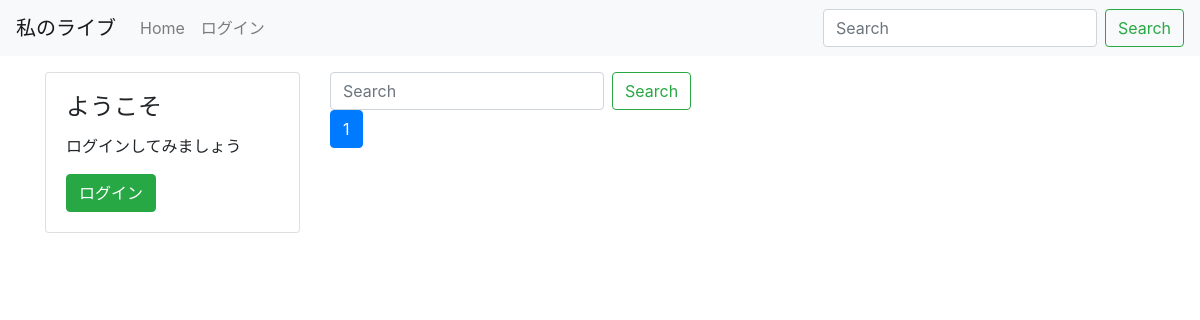
The page /band/ on the database as committed earlier.
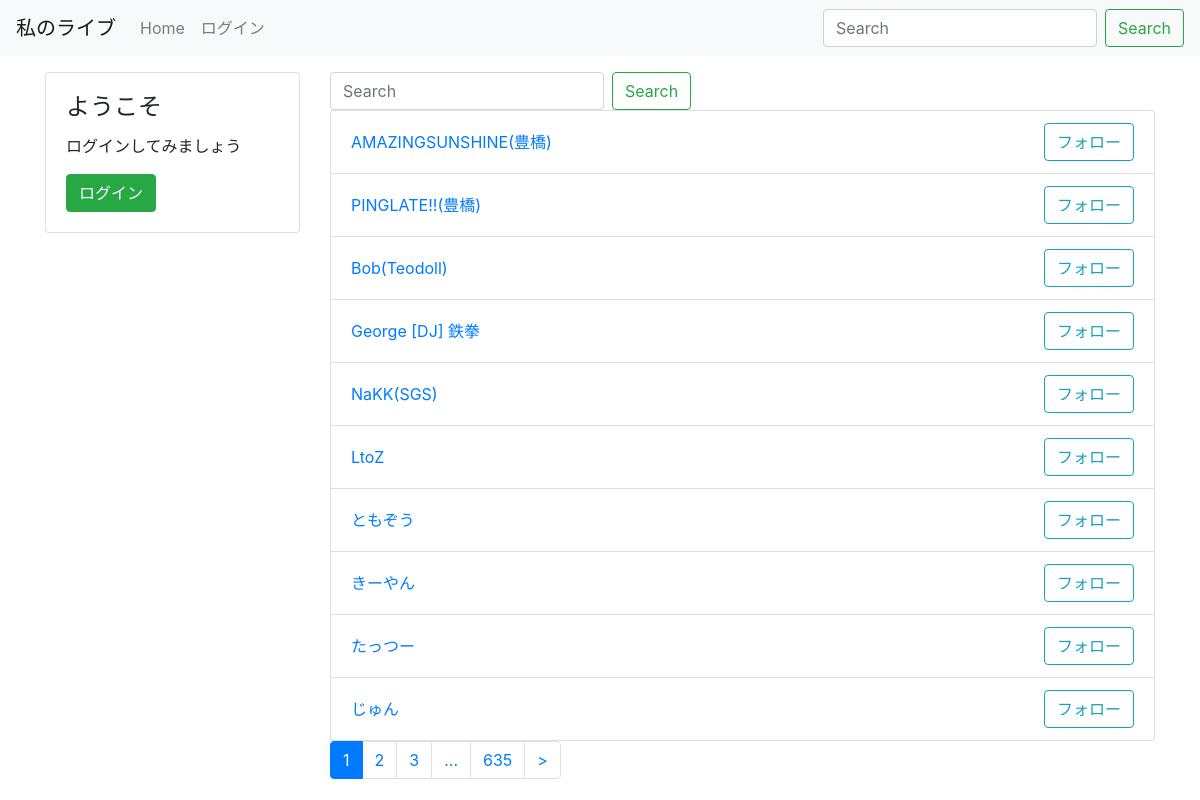
The same page on the database as committed later.
### livecalendar/models.py (models this page shows)
class Band(models.Model):
    name = models.CharField('バンド名', max_length = 50)
    def __str__(self):
        return self.name

### livecalendar/views.py (the view)
# urls.py: path('band/', views.BandListView.as_view(), name='band_list'),
class BandListView(generic.ListView):
    model = Band
    paginate_by = 10
    def get_queryset(self):
        keyword = self.request.GET.get('keyword')
        queryset = Band.objects.all()
        if keyword:
            queryset=queryset.filter(name__icontains=keyword)
        return queryset

### livecalendar/context_processors.py (called while the page is built)
def common(request):
    context = {
        'live_list_et':Live.objects.all(),
    }
    return context

### livecalendar/templatetags/mytag.py (called while the page is built)
@register.simple_tag
def url_replace(request, field, value):
    url_dict=request.GET.copy()
    url_dict[field]=value
    return url_dict.urlencode()

### livecalendar/templates/livecalendar/band_list.html (shortened to what this page needs)
{% extends 'livecalendar/base.html'%}
{% block content%}
<form class="form-inline my-2 my-lg-0" action="{% url 'livecalendar:band_list' %}">
  <input class="form-control mr-sm-2" type="text" placeholder="Search" aria-label="Search" name="keyword">
  <button class="btn btn-outline-success my-2 my-sm-0" type="submit">Search</button>
</form>
<ul class="list-group">
  {% for band in band_list %}
  <li id="bandlist" class="hvr-grow list-group-item d-flex justify-content-between align-items-center">
    <a href="{% url 'livecalendar:band_detail' band.pk %}">{{ band }}</a>
    {%if request.path == '/band/'%}
    <form action="{% url 'livecalendar:follow' band.pk %}" method="post">
      <button class="btn btn-outline-info" type="submit" name="button">フォロー</button>
    </form>
    {% endif %}
    {% endfor %}
  </li>
</ul>
{% include 'livecalendar/page.html' %}
{% endblock %}

Rows that differ between the two databases and show on the page:
added Band: name "AMAZINGSUNSHINE(豊橋)"
added Band: name "PINGLATE!!(豊橋)"
added Band: name "Bob(Teodoll)"
added Band: name "George [DJ] 鉄拳"
added Band: name "NaKK(SGS)"
added Band: name "LtoZ"
added Band: name "ともぞう"
added Band: name "きーやん"
added Band: name "たっつー"
added Band: name "じゅん"
Other text that changed with them:
{{ page_obj.paginator.num_pages }}: (not shown) → "635"
new list line: "2"
new list line: "3"
